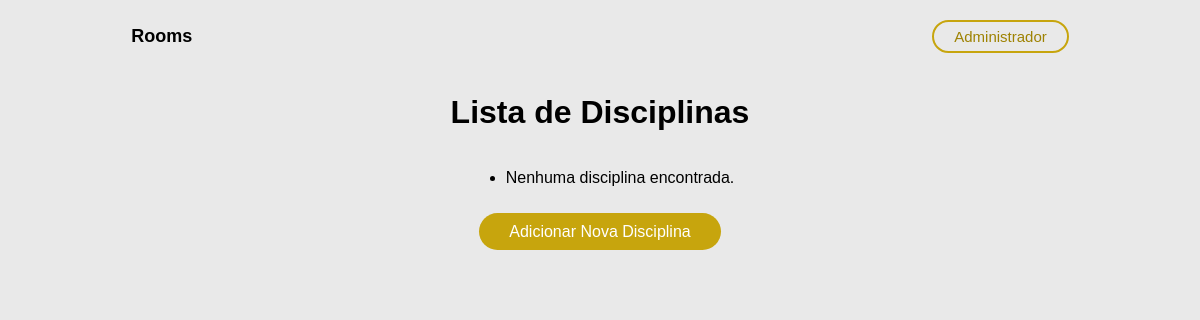
/disciplines/, run on an earlier commit of the app's database.
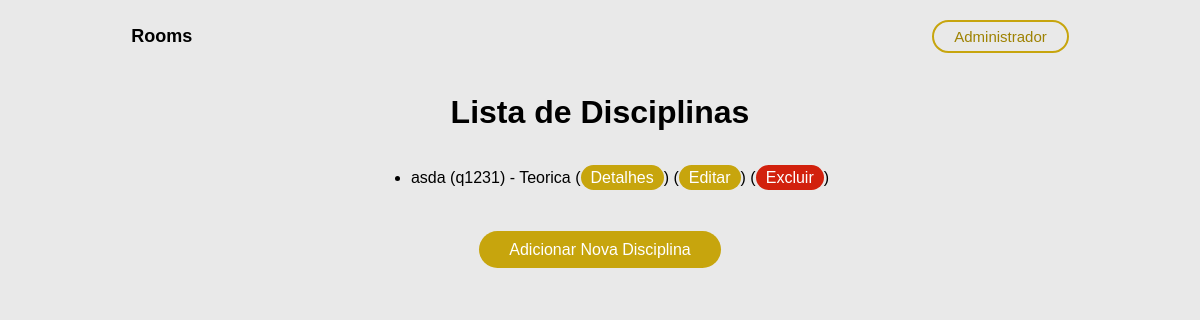
And on a later commit of the database.
### core/models.py (models this page shows, shortened)
class Discipline(models.Model):
    discipline_id = models.AutoField(primary_key=True)
    discipline_name = models.CharField(max_length=30)
    discipline_code = models.CharField(max_length=10)
    discipline_mode = models.BooleanField(default=False)
    discipline_course = models.CharField(max_length=30)

### users/views.py (the view)
# urls.py: path('disciplines/', views.discipline_list, name='discipline_list'),
def discipline_list(request):
    disciplines = Discipline.objects.all()
    return render(request, 'discipline_list.html', {'disciplines': disciplines})

### templates/discipline_list.html (shortened to what this page needs)
{% load static %}
<!DOCTYPE html>
<html lang="en">
<head>
    <link rel="stylesheet" href="{% static 'css/list.css' %}" />
</head>
<body>
    <header>
        <div class="logo">Rooms</div>
        <div class="login">Administrador</div>
    </header>
    <h1>Lista de Disciplinas</h1>
    <div class="contentList">
        <ul>
            {% for discipline in disciplines %}
                <li>{{ discipline.discipline_name }} ({{ discipline.discipline_code }}) - {% if discipline.discipline_mode %}Teorica/Pratica{% else %}Teorica{% endif %}
                    (<a class="options" href="{% url 'discipline_detail' pk=discipline.pk %}">Detalhes</a>)
                    (<a class="options" href="{% url 'discipline_update' pk=discipline.pk %}">Editar</a>)
                    (<a class="optionsE" href="{% url 'discipline_delete' pk=discipline.pk %}">Excluir</a>)
                </li>
            <br>
            {% empty %}
                <li>Nenhuma disciplina encontrada.</li>
            {% endfor %}
        </ul>
    </div>
    <div class="alignA">
        <a class="return" href="{% url 'discipline_create' %}">Adicionar Nova Disciplina</a>
    </div>
</body>
</html>

What changed in the data, as far as the page shows it:
added Discipline: discipline_name "asda", discipline_code "q1231", discipline_mode "Teorica"
Also different on the page:
text no longer shown: "Nenhuma disciplina encontrada."
